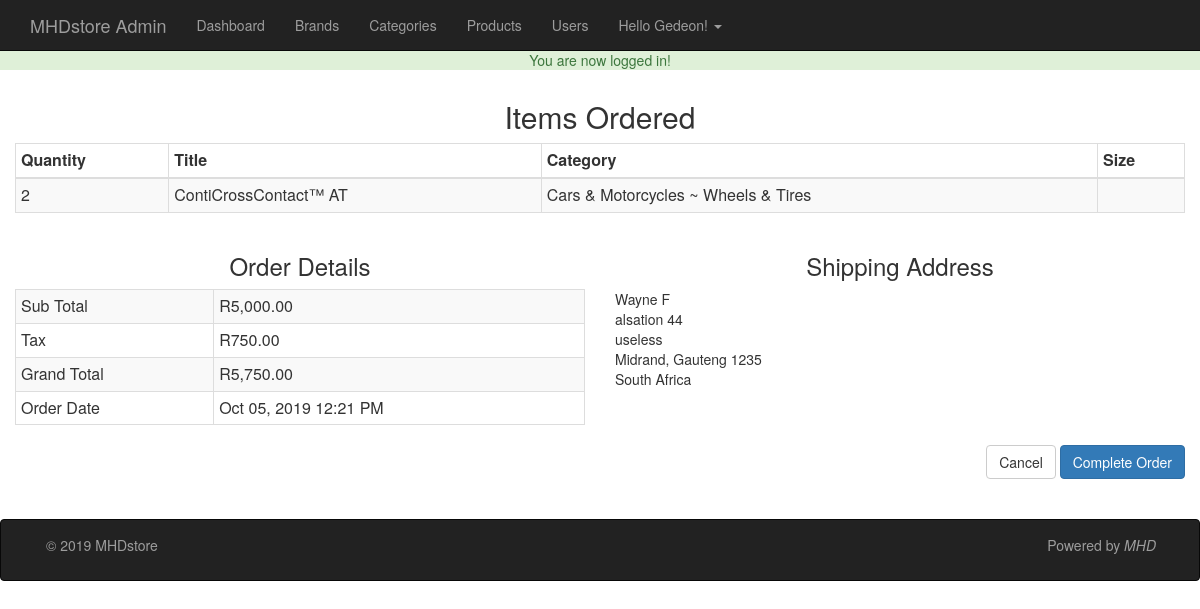
/admin/orders.php?txn_id=52 (signed in), run on the app's committed database.
### tables this page shows
CREATE TABLE `products` (
  `id` int(11) NOT NULL,
  `title` varchar(255) NOT NULL,
  `price` decimal(10,2) NOT NULL,
  `list_price` decimal(10,2) DEFAULT NULL,
  `brand` int(11) NOT NULL,
  `categories` varchar(255) NOT NULL,
  `image` text NOT NULL,
  `description` text DEFAULT NULL,
  `featured` tinyint(4) NOT NULL DEFAULT 0,
  `sizes` text DEFAULT NULL,
  `deleted` tinyint(4) NOT NULL DEFAULT 0
);

CREATE TABLE `categories` (
  `id` int(11) NOT NULL,
  `category` varchar(255) NOT NULL,
  `parent` int(11) NOT NULL DEFAULT 0
);

CREATE TABLE `transactions` (
  `id` int(11) NOT NULL,
  `charge_id` varchar(255) DEFAULT NULL,
  `cart_id` int(11) NOT NULL,
  `full_name` varchar(255) NOT NULL,
  `email` varchar(175) NOT NULL,
  `street` varchar(255) NOT NULL,
  `street2` varchar(255) DEFAULT NULL,
  `city` varchar(175) NOT NULL,
  `state` varchar(175) NOT NULL,
  `zip_code` varchar(50) NOT NULL,
  `country` varchar(175) NOT NULL,
  `sub_total` decimal(10,0) NOT NULL,
  `tax` decimal(10,0) NOT NULL,
  `grand_total` decimal(10,0) NOT NULL,
  `description` text NOT NULL,
  `txn_type` varchar(255) DEFAULT NULL,
  `txn_date` datetime NOT NULL DEFAULT current_timestamp()
);

### admin/orders.php (the view, shortened to what this page needs)
<?php
require_once '../core/init.php';
include 'includes/head.php';
include 'includes/navigation.php';
$txn_id = sanitize((int)$_GET['txn_id']);
$txnQuery = $db->query("SELECT * FROM transactions WHERE id = '{$txn_id}'");
$txn = mysqli_fetch_assoc($txnQuery);
$cart_id = $txn['cart_id'];
$cartQ = $db->query("SELECT * FROM cart WHERE id ='{$cart_id}'");
$cart = mysqli_fetch_assoc($cartQ);
$items = json_decode($cart['items'], true);
$idArray = array();
$products = array();
foreach ($items as $item) {
   $idArray[] = $item['id'];
}
  $ids = implode(',',$idArray);
  $productQ = $db->query(
    "SELECT i.id as 'id', i.title as 'title', c.id as 'cid', c.category as 'child', p.category as 'parent'
     FROM products i
     LEFT JOIN categories c ON i.categories = c.id
     LEFT JOIN categories p ON c.parent = p.id
     WHERE i.id IN ({$ids})
  ");
  while ($p = mysqli_fetch_assoc($productQ)) {
    foreach ($items as $item) {
       if ($item['id'] == $p['id']) {
         $x = $item;
         continue;
       }
    }
    $products[] = array_merge($x, $p);
  }
 ?>
<h2 class="text-center">Items Ordered</h2>
<table class="table table-bordered table-condensed table-striped">
  <thead>
    <th>Quantity</th>
    <th>Title</th>
    <th>Category</th>
    <th>Size</th>
  </thead>
  <tbody>
    <?php foreach ($products as $product):?>
    <tr>
      <td><?= $product['quantity'];?></td>
      <td><?= $product['title'];?></td>
      <td><?= $product['parent'].' ~ '.$product['child'];?></td>
      <td><?= $product['size'];?></td>
    </tr>
  <?php endforeach; ?>
  </tbody>
</table>
<div class="row">
  <div class="col-md-6">
    <h3 class="text-center">Order Details</h3>
    <table class="table table-bordered table-condensed table-striped">
      <tbody>
        <tr>
          <td>Sub Total</td>
          <td><?= money($txn['sub_total']) ;?></td>
        </tr>
        <tr>
          <td>Tax</td>
          <td><?= money($txn['tax']) ;?></td>
        </tr>
        <tr>
          <td>Grand Total</td>
          <td><?= money($txn['grand_total']) ;?></td>
        </tr>
        <tr>
          <td>Order Date</td>
          <td><?= pretty_date($txn['txn_date']) ;?></td>
        </tr>
      </tbody>
    </table>
  </div>
  <div class="col-md-6">
    <h3 class="text-center">Shipping Address</h3>
    <address>
        <?= $txn['full_name'] ;?><br>
        <?= $txn['street'] ;?><br>
        <?= (($txn['street2'] != '')?$txn['street2'].'<br>':'') ;?>
        <?= $txn['city'].', '.$txn['state'].' '.$txn['zip_code'] ;?><br>
        <?= $txn['country'] ;?><br>
    </address>
  </div>
</div>
<div class="pull-right">
  <a href="index.php" class="btn btn-large btn-default">Cancel</a>
  <a href="orders.php?complete=1&cart_id=<?= $cart_id;?>" class="btn btn-large btn-primary">Complete Order</a>
</div>
 <?php
  include 'includes/footer.php';
  ?>

### style.css (style rules this page uses)
body { padding-top: 50px; }

### data on the page
products: quantity "2", title "ContiCrossContact™ AT", categories.category "Cars & Motorcycles", categories.category "Wheels & Tires"
transactions: sub_total "R5,000.00", tax "R750.00", grand_total "R5,750.00", txn_date "Oct 05, 2019 12:21 PM", full_name "Wayne F", street "alsation 44", street2 "useless", city "Midrand", state "Gauteng", zip_code "1235", country "South Africa"

### other printed values
$_SESSION['success_flash'] "You are now logged in!"
$user_data['first'] "Gedeon"
